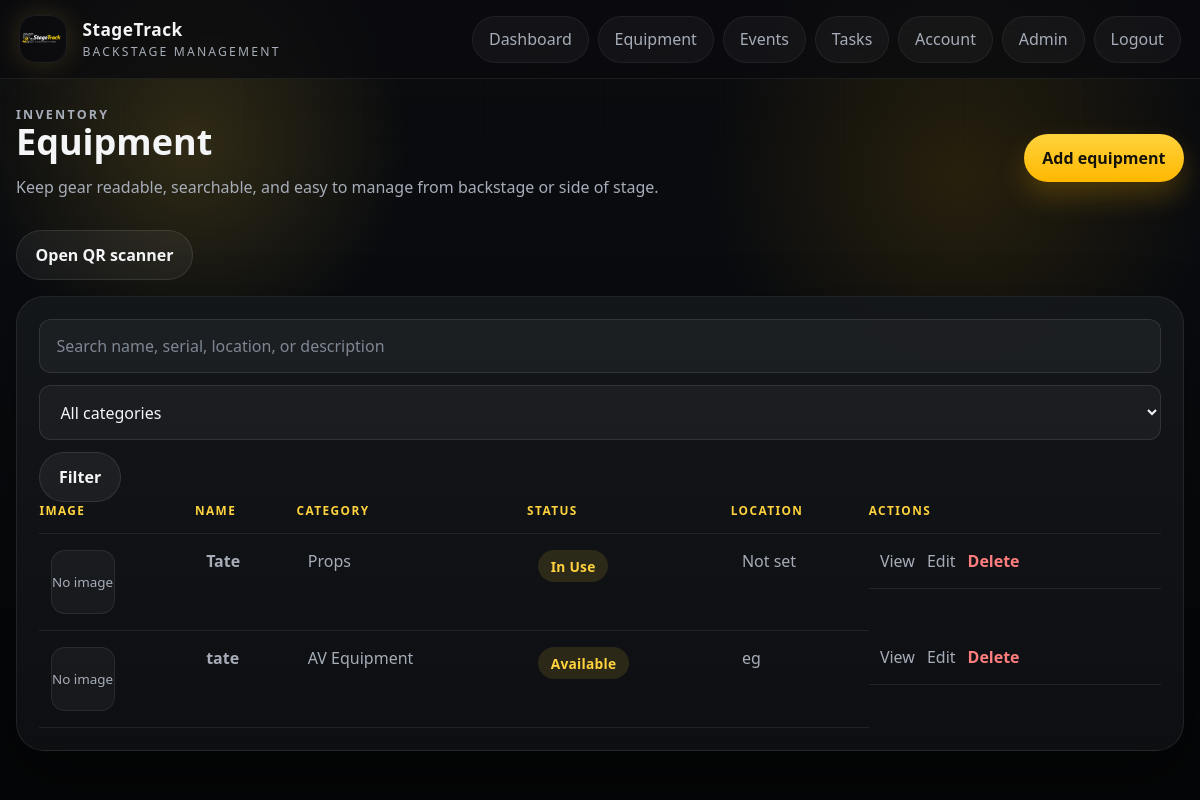
The page /equipment/ (signed in) on the database its author committed.
### app/models.py (models this page shows)
class Equipment(db.Model):
    id = db.Column(db.Integer, primary_key=True)
    name = db.Column(db.String(120), nullable=False)
    category = db.Column(db.String(80), nullable=False)
    description = db.Column(db.Text)
    serial_number = db.Column(db.String(120), unique=True)
    qr_code = db.Column(db.String(255))
    condition = db.Column(db.String(80), default="Good")
    location = db.Column(db.String(120))
    status = db.Column(db.String(80), nullable=False, default="Available")
    image_path = db.Column(db.String(255))
    created_at = db.Column(db.DateTime, default=datetime.utcnow, nullable=False)
    checkouts = db.relationship("EquipmentCheckout", back_populates="equipment", lazy=True)
    damage_reports = db.relationship("DamageReport", back_populates="equipment", lazy=True)

### app/equipment/routes.py (the view, shortened to what this page needs)
@equipment_bp.route("/")
@login_required
def index():
    query = Equipment.query
    search = request.args.get("q", "").strip()
    category = request.args.get("category", "").strip()
    if category:
        query = query.filter_by(category=category)
    equipment_items = query.order_by(Equipment.name.asc()).all()
    return render_template(
        "equipment/index.html",
        equipment_items=equipment_items,
        categories=CATEGORIES,
        current_search=search,
        current_category=category,
    )

### app/auth/routes.py (called while the page is built)
def current_user():
    user_id = session.get("user_id")
    if not user_id:
        return None
    user = db.session.get(User, user_id)
    if user and not user.is_active:
        session.clear()
        return None
    return user

def login_required(view):
    @wraps(view)
    def wrapped_view(*args, **kwargs):
        if not current_user():
            return redirect(url_for("auth.login"))
        return view(*args, **kwargs)
    return wrapped_view

@auth_bp.app_context_processor
def inject_user():
    first_user_pending = User.query.count() == 0
    return {
        "current_user": current_user(),
        "manager_roles": MANAGER_ROLES,
        "registration_open": first_user_pending,
    }

### app/templates/equipment/index.html (shortened to what this page needs)
{% extends "base.html" %}
{% block content %}
<section class="page-header page-header-inline">
    <div>
        <p class="eyebrow">Inventory</p>
        <h1>Equipment</h1>
        <p>Keep gear readable, searchable, and easy to manage from backstage or side of stage.</p>
    </div>
    {% if current_user.role in manager_roles %}
        <a class="button button-primary" href="{{ url_for('equipment.create') }}">Add equipment</a>
    {% endif %}
</section>
<section class="actions page-actions">
    <a class="button button-secondary" href="{{ url_for('equipment.scanner') }}">Open QR scanner</a>
</section>
<section class="panel">
    <form method="get" class="filter-bar">
        <input type="search" name="q" placeholder="Search name, serial, location, or description" value="{{ current_search }}">
        <select name="category">
            <option value="">All categories</option>
        </select>
        <button class="button button-secondary" type="submit">Filter</button>
    </form>
    <div class="table-wrap">
        <table>
            <thead>
                <tr>
                    <th>Image</th>
                    <th>Name</th>
                    <th>Category</th>
                    <th>Status</th>
                    <th>Location</th>
                    {% if current_user.role in manager_roles %}
                        <th>Actions</th>
                    {% endif %}
                </tr>
            </thead>
            <tbody>
                {% for item in equipment_items %}
                    <tr>
                        <td data-label="Image">
                            {% if item.image_path %}
                                <img class="table-thumb" src="{{ url_for('static', filename='uploads/' ~ item.image_path) }}" alt="{{ item.name }}">
                            {% else %}
                                <div class="table-thumb table-thumb-placeholder">No image</div>
                            {% endif %}
                        </td>
                        <td data-label="Name"><a href="{{ url_for('equipment.detail', item_id=item.id) }}"><strong>{{ item.name }}</strong></a></td>
                        <td data-label="Category">{{ item.category }}</td>
                        <td data-label="Status"><span class="status-pill">{{ item.status }}</span></td>
                        <td data-label="Location">{{ item.location or "Not set" }}</td>
                        {% if current_user.role in manager_roles %}
                            <td data-label="Actions" class="actions">
                                <a href="{{ url_for('equipment.detail', item_id=item.id) }}">View</a>
                                <a href="{{ url_for('equipment.edit', item_id=item.id) }}">Edit</a>
                                {% if current_user.role in ["Admin", "Teacher"] %}
                                    <form method="post" action="{{ url_for('equipment.delete', item_id=item.id) }}">
                                        <button type="submit" class="button-link">Delete</button>
                                    </form>
                                {% endif %}
                            </td>
                        {% endif %}
                    </tr>
                {% else %}
                    <tr>
                        <td colspan="6" class="empty-state">No equipment found.</td>
                    </tr>
                {% endfor %}
            </tbody>
        </table>
    </div>
</section>
{% endblock %}

### app/static/css/styles.css (style rules this page uses)
:root { --bg: #070809; --bg-soft: #101214; --surface: rgba(18, 20, 24, 0.92); --surface-strong: #14171b; --surface-soft: rgba(255, 255, 255, 0.04); --card: rgba(23, 26, 31, 0.88); --ink: #f4f5f7; --muted: #a6adb8; --line: rgba(255, 255, 255, 0.1); --gold: #ffd33d; --gold-strong: #ffb800; --gold-soft: rgba(255, 211, 61, 0.12); --accent: #f2ede3; --danger: #ff7d7d; --success: #69d48f; --shadow: 0 24px 60px rgba(0, 0, 0, 0.45); --shadow-soft: 0 14px 36px rgba(0, 0, 0, 0.25); --radius-xl: 28px; --radius-lg: 22px; --radius-md: 16px; --radius-sm: 12px; }
* { box-sizing: border-box; }
html { scroll-behavior: smooth; }
body { margin: 0; color: var(--ink); font-family: "Trebuchet MS", "Segoe UI", sans-serif; background: radial-gradient(circle at 16% 18%, rgba(255, 211, 61, 0.16), transparent 18%), radial-gradient(circle at 80% 22%, rgba(255, 184, 0, 0.12), transparent 22%), linear-gradient(180deg, #0a0b0d 0%, #090b0f 38%, #050607 100%); min-height: 100vh; position: relative; }
a { color: inherit; text-decoration: none; }
button, input, select, textarea { font: inherit; }
.table-thumb { width: 64px; height: 64px; object-fit: cover; border-radius: 14px; border: 1px solid rgba(255, 255, 255, 0.08); background: rgba(255, 255, 255, 0.04); }
.table-thumb-placeholder, .detail-image-placeholder { display: grid; place-items: center; color: var(--muted); font-size: 0.84rem; text-align: center; }
.hero, .panel, .auth-card, .stat-card, .mini-panel { background: linear-gradient(180deg, rgba(20, 23, 27, 0.95), rgba(14, 16, 19, 0.92)); border: 1px solid rgba(255, 255, 255, 0.08); border-radius: var(--radius-xl); box-shadow: var(--shadow); }
.hero-content, .hero-panel, .panel, .auth-card, .mini-panel { position: relative; z-index: 1; }
.hero-badge, .eyebrow { display: inline-flex; align-items: center; gap: 0.45rem; margin: 0; color: var(--gold); text-transform: uppercase; letter-spacing: 0.18em; font-size: 0.78rem; font-weight: 700; }
.hero-copy, .page-header p, .empty-state, .flash, label, td, th, tbody span, .support-copy { color: var(--muted); }
.panel, .auth-card, .mini-panel { padding: 1.4rem; }
.mini-panel h2, .panel h2, .page-header h1, .auth-card h1, .section-title { margin: 0; color: var(--ink); }
.page-header { display: grid; gap: 0.9rem; margin-bottom: 1rem; }
.page-header-inline, .panel-header, .filter-bar, .actions, .inline-form, .hero-actions, .auth-actions, .split-actions { display: flex; gap: 0.75rem; align-items: center; flex-wrap: wrap; }
.page-header-inline, .panel-header { justify-content: space-between; }
.page-header h1 { font-size: clamp(2rem, 3vw, 3rem); line-height: 1; }
.button, .button-link { display: inline-flex; align-items: center; justify-content: center; border-radius: 999px; padding: 0.82rem 1.16rem; border: none; cursor: pointer; font-weight: 700; transition: 160ms ease; }
.button-primary { background: linear-gradient(180deg, var(--gold) 0%, var(--gold-strong) 100%); color: #15120a; box-shadow: 0 14px 28px rgba(255, 184, 0, 0.22); }
.button-secondary { background: rgba(255, 255, 255, 0.05); color: var(--ink); border: 1px solid rgba(255, 255, 255, 0.1); }
.button-link { padding: 0; background: none; color: var(--danger); }
input, select, textarea { width: 100%; padding: 0.92rem 1rem; border-radius: var(--radius-sm); border: 1px solid rgba(255, 255, 255, 0.1); background: rgba(255, 255, 255, 0.04); color: var(--ink); }
select { color-scheme: dark; }
select option, select optgroup { background: #f5f1e8; color: #15171b; }
input::placeholder, textarea::placeholder { color: #7e8793; }
.table-wrap { overflow-x: auto; }
table { width: 100%; border-collapse: collapse; }
thead th { padding: 0 0 0.9rem; text-transform: uppercase; letter-spacing: 0.12em; font-size: 0.74rem; color: var(--gold); text-align: left; }
th, td { padding: 1rem 0.7rem; text-align: left; vertical-align: top; border-bottom: 1px solid rgba(255, 255, 255, 0.08); }
.status-pill { display: inline-flex; align-items: center; gap: 0.35rem; padding: 0.42rem 0.78rem; border-radius: 999px; background: rgba(255, 211, 61, 0.12); color: var(--gold); font-size: 0.86rem; font-weight: 700; letter-spacing: 0.02em; }
.page-actions { margin-bottom: 1rem; }

### rows shown on the page
Equipment: shows "No image", name "Tate", category "Props", status "In Use", location "Not set"
Equipment: shows "No image", name "tate", category "AV Equipment", status "Available", location "eg"
